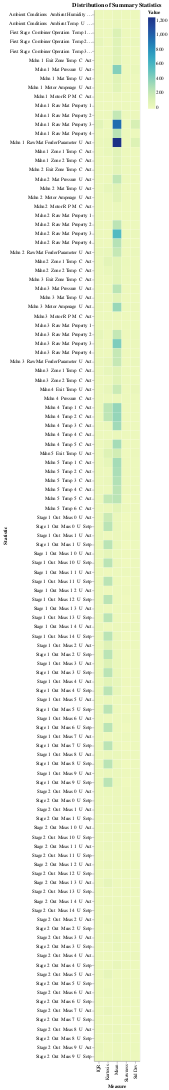

The cell this chart's notebook holds for it:
### Code cell
alt.renderers.enable('jupyterlab')
chart = alt.Chart(df_melted).mark_rect().encode(
    # Set `Measure` on the x-axis and `Statistic` on the y-axis
    x=alt.X('Measure', title='Measure'),
    y=alt.Y('Statistic', title='Statistic'),
    # Use `Value` for color intensity
    color=alt.Color('Value', title='Value'),
    # Add tooltips for each column
    tooltip=['Measure', 'Statistic', 'Value']
).properties(
    # Set the title of the chart
    title='Distribution of Summary Statistics'
).interactive()  # Make the chart interactive
display(chart)
# Save the chart as a JSON file
chart.save('distribution_heatmap.json', renderer = 'notebook')

### Figure 1 — Vega-Lite specification as saved in the notebook (floating-point values rounded to 4 significant figures; data arrays with more than 128 entries replaced by an {"elided": "..."} marker saying what was removed)
{"$schema": "https://vega.github.io/schema/vega-lite/v5.20.1.json", "config": {"view": {"continuousHeight": 300, "continuousWidth": 300}}, "data": {"name": "data-eb7673d5a4f85c0b8fd591fe9d1a714e"}, "datasets": {"data-eb7673d5a4f85c0b8fd591fe9d1a714e": {"elided": "575 records"}}, "encoding": {"color": {"field": "Value", "title": "Value", "type": "quantitative"}, "tooltip": [{"field": "Measure", "type": "nominal"}, {"field": "Statistic", "type": "nominal"}, {"field": "Value", "type": "quantitative"}], "x": {"field": "Measure", "title": "Measure", "type": "nominal"}, "y": {"field": "Statistic", "title": "Statistic", "type": "nominal"}}, "mark": {"type": "rect"}, "params": [{"bind": "scales", "name": "param_3", "select": {"encodings": ["x", "y"], "type": "interval"}}], "title": "Distribution of Summary Statistics"}
